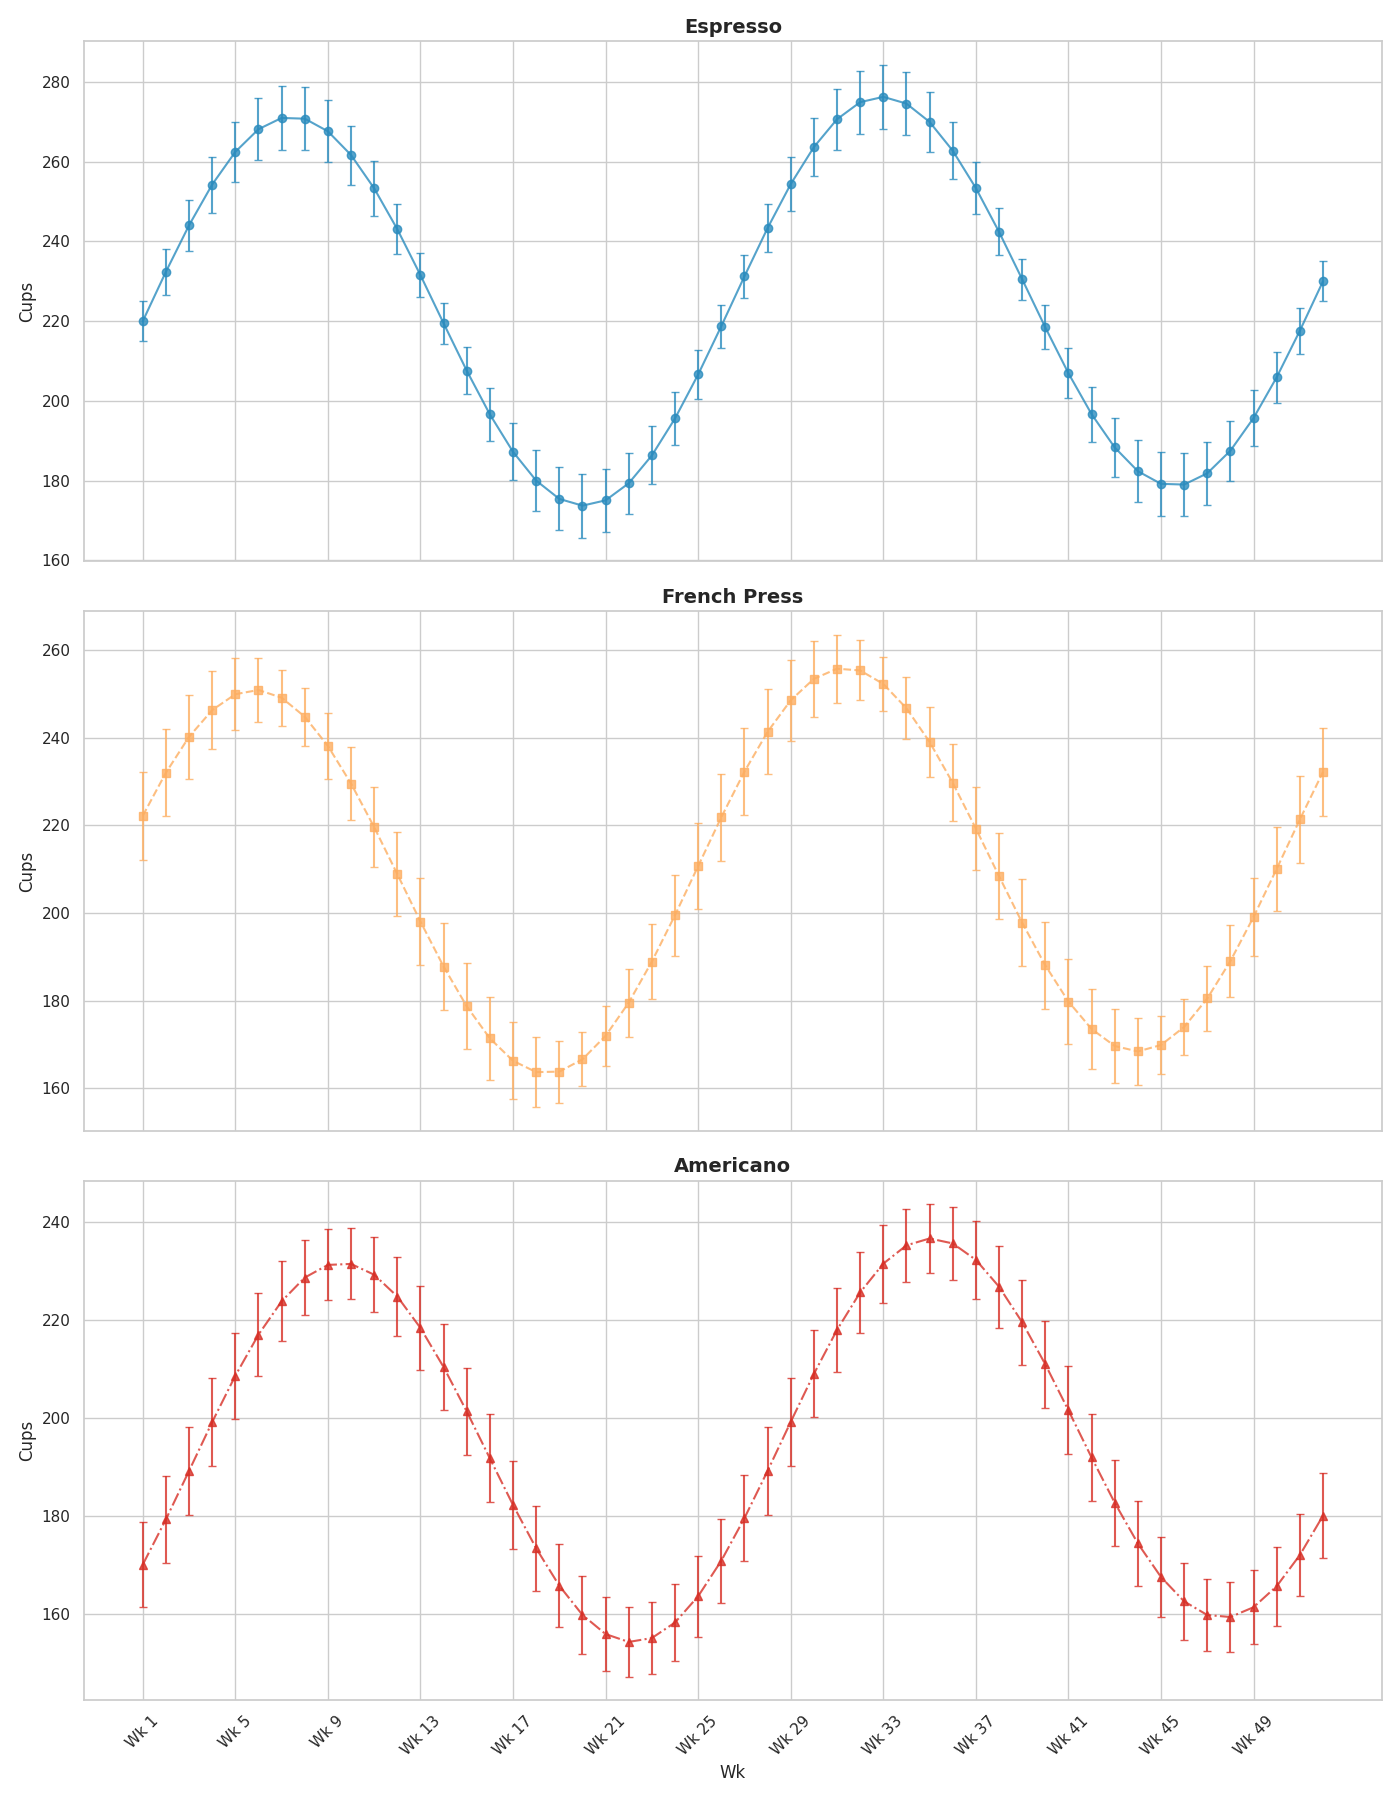

This chart was generated by the following Python code:
import matplotlib.pyplot as plt
import numpy as np

weeks = np.array(range(1, 53))

espresso_consumption = 220 + 50 * np.sin(np.linspace(0, 4 * np.pi, 52)) + np.linspace(0, 10, 52)
french_press_consumption = 200 + 45 * np.sin(np.linspace(0, 4 * np.pi, 52) + np.pi / 8) + np.linspace(5, 15, 52)
americano_consumption = 180 + 40 * np.sin(np.linspace(0, 4 * np.pi, 52) - np.pi / 6) + np.linspace(10, 20, 52)

espresso_errors = 5 + 3 * np.abs(np.sin(np.linspace(0, 4 * np.pi, 52)))
french_press_errors = 6 + 4 * np.abs(np.cos(np.linspace(0, 4 * np.pi, 52)))
americano_errors = 7 + 2 * np.abs(np.sin(np.linspace(0, 4 * np.pi, 52) + np.pi / 3))

fig, ax = plt.subplots(3, 1, figsize=(14, 18), sharex=True)

ax[0].errorbar(weeks, espresso_consumption, yerr=espresso_errors, capsize=3, marker='o', linestyle='-', color='#2b8cbe', alpha=0.8)
ax[0].set_title("Espresso", fontsize=14, fontweight='bold')
ax[0].set_ylabel("Cups", fontsize=12)

ax[1].errorbar(weeks, french_press_consumption, yerr=french_press_errors, capsize=3, marker='s', linestyle='--', color='#fdae61', alpha=0.8)
ax[1].set_title("French Press", fontsize=14, fontweight='bold')
ax[1].set_ylabel("Cups", fontsize=12)

ax[2].errorbar(weeks, americano_consumption, yerr=americano_errors, capsize=3, marker='^', linestyle='-.', color='#d73027', alpha=0.8)
ax[2].set_title("Americano", fontsize=14, fontweight='bold')
ax[2].set_ylabel("Cups", fontsize=12)
ax[2].set_xlabel("Wk", fontsize=12)

for a in ax:
    a.set_xticks(weeks[::4])
    a.set_xticklabels(['Wk {}'.format(i) for i in weeks[::4]], rotation=45)

plt.tight_layout()
plt.show()
